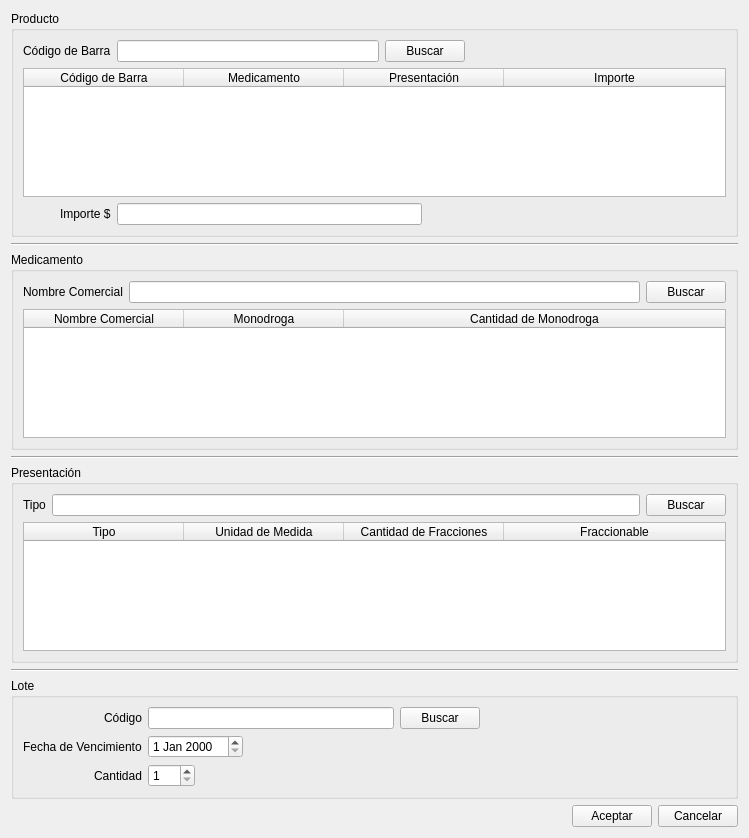
<?xml version="1.0" encoding="UTF-8"?>
<ui version="4.0">
 <class>vtnProducto</class>
 <widget class="QWidget" name="vtnProducto">
  <property name="geometry">
   <rect>
    <x>0</x>
    <y>0</y>
    <width>749</width>
    <height>838</height>
   </rect>
  </property>
  <property name="windowTitle">
   <string>Alta Producto</string>
  </property>
  <layout class="QVBoxLayout" name="verticalLayout">
   <item>
    <widget class="QGroupBox" name="gpProducto">
     <property name="title">
      <string>Producto</string>
     </property>
     <property name="flat">
      <bool>false</bool>
     </property>
     <property name="checkable">
      <bool>false</bool>
     </property>
     <layout class="QFormLayout" name="formLayout_4">
      <property name="fieldGrowthPolicy">
       <enum>QFormLayout::AllNonFixedFieldsGrow</enum>
      </property>
      <property name="labelAlignment">
       <set>Qt::AlignRight|Qt::AlignTrailing|Qt::AlignVCenter</set>
      </property>
      <item row="0" column="0">
       <widget class="QLabel" name="label_3">
        <property name="text">
         <string>Código de Barra</string>
        </property>
       </widget>
      </item>
      <item row="0" column="1">
       <layout class="QHBoxLayout" name="horizontalLayout_3">
        <item>
         <widget class="QLineEdit" name="lineCodigo_Barra">
          <property name="statusTip">
           <string>Ingrese código de barra del producto (exactamente 9 números)</string>
          </property>
          <property name="accessibleDescription">
           <string>codigo</string>
          </property>
         </widget>
        </item>
        <item>
         <widget class="QPushButton" name="btnBuscarProd">
          <property name="text">
           <string>Buscar</string>
          </property>
         </widget>
        </item>
        <item>
         <spacer name="horizontalSpacer_4">
          <property name="orientation">
           <enum>Qt::Horizontal</enum>
          </property>
          <property name="sizeHint" stdset="0">
           <size>
            <width>40</width>
            <height>20</height>
           </size>
          </property>
         </spacer>
        </item>
       </layout>
      </item>
      <item row="1" column="0" colspan="2">
       <widget class="QTableWidget" name="tablaProducto">
        <property name="editTriggers">
         <set>QAbstractItemView::NoEditTriggers</set>
        </property>
        <property name="selectionMode">
         <enum>QAbstractItemView::SingleSelection</enum>
        </property>
        <property name="selectionBehavior">
         <enum>QAbstractItemView::SelectRows</enum>
        </property>
        <attribute name="horizontalHeaderDefaultSectionSize">
         <number>160</number>
        </attribute>
        <attribute name="horizontalHeaderStretchLastSection">
         <bool>true</bool>
        </attribute>
        <column>
         <property name="text">
          <string>Código de Barra</string>
         </property>
        </column>
        <column>
         <property name="text">
          <string>Medicamento</string>
         </property>
        </column>
        <column>
         <property name="text">
          <string>Presentación</string>
         </property>
        </column>
        <column>
         <property name="text">
          <string>Importe</string>
         </property>
        </column>
       </widget>
      </item>
      <item row="2" column="0">
       <widget class="QLabel" name="label_4">
        <property name="text">
         <string>Importe $</string>
        </property>
       </widget>
      </item>
      <item row="2" column="1">
       <layout class="QHBoxLayout" name="horizontalLayout_6">
        <item>
         <widget class="QLineEdit" name="lineImporte">
          <property name="statusTip">
           <string>Ingrese importe del producto (solo números separando los centavos por un punto (.) ejemplo 125.75)</string>
          </property>
          <property name="accessibleDescription">
           <string>importe</string>
          </property>
          <property name="inputMask">
           <string/>
          </property>
         </widget>
        </item>
        <item>
         <spacer name="horizontalSpacer_3">
          <property name="orientation">
           <enum>Qt::Horizontal</enum>
          </property>
          <property name="sizeHint" stdset="0">
           <size>
            <width>40</width>
            <height>20</height>
           </size>
          </property>
         </spacer>
        </item>
       </layout>
      </item>
     </layout>
    </widget>
   </item>
   <item>
    <widget class="Line" name="linea1">
     <property name="orientation">
      <enum>Qt::Horizontal</enum>
     </property>
    </widget>
   </item>
   <item>
    <widget class="QGroupBox" name="gbMedicamento">
     <property name="title">
      <string>Medicamento</string>
     </property>
     <layout class="QFormLayout" name="formLayout_2">
      <property name="fieldGrowthPolicy">
       <enum>QFormLayout::AllNonFixedFieldsGrow</enum>
      </property>
      <property name="labelAlignment">
       <set>Qt::AlignRight|Qt::AlignTrailing|Qt::AlignVCenter</set>
      </property>
      <item row="0" column="0">
       <widget class="QLabel" name="label_5">
        <property name="text">
         <string>Nombre Comercial</string>
        </property>
       </widget>
      </item>
      <item row="0" column="1">
       <layout class="QHBoxLayout" name="horizontalLayout">
        <item>
         <widget class="QLineEdit" name="lineNomb_Med">
          <property name="statusTip">
           <string>Ingrese nombre del Medicamento (solo números y letras)</string>
          </property>
          <property name="accessibleDescription">
           <string>textoNumeros</string>
          </property>
          <property name="inputMask">
           <string/>
          </property>
         </widget>
        </item>
        <item>
         <widget class="QPushButton" name="btnBuscarMed">
          <property name="focusPolicy">
           <enum>Qt::TabFocus</enum>
          </property>
          <property name="text">
           <string>Buscar</string>
          </property>
         </widget>
        </item>
       </layout>
      </item>
      <item row="2" column="0" colspan="2">
       <widget class="QTableWidget" name="tablaMedicamento">
        <property name="editTriggers">
         <set>QAbstractItemView::NoEditTriggers</set>
        </property>
        <property name="selectionMode">
         <enum>QAbstractItemView::SingleSelection</enum>
        </property>
        <property name="selectionBehavior">
         <enum>QAbstractItemView::SelectRows</enum>
        </property>
        <attribute name="horizontalHeaderDefaultSectionSize">
         <number>160</number>
        </attribute>
        <attribute name="horizontalHeaderStretchLastSection">
         <bool>true</bool>
        </attribute>
        <column>
         <property name="text">
          <string>Nombre Comercial</string>
         </property>
        </column>
        <column>
         <property name="text">
          <string>Monodroga</string>
         </property>
        </column>
        <column>
         <property name="text">
          <string>Cantidad de Monodroga</string>
         </property>
        </column>
       </widget>
      </item>
     </layout>
    </widget>
   </item>
   <item>
    <widget class="Line" name="linea2">
     <property name="orientation">
      <enum>Qt::Horizontal</enum>
     </property>
    </widget>
   </item>
   <item>
    <widget class="QGroupBox" name="gbPresentacion">
     <property name="title">
      <string>Presentación</string>
     </property>
     <layout class="QFormLayout" name="formLayout_3">
      <property name="fieldGrowthPolicy">
       <enum>QFormLayout::AllNonFixedFieldsGrow</enum>
      </property>
      <property name="labelAlignment">
       <set>Qt::AlignRight|Qt::AlignTrailing|Qt::AlignVCenter</set>
      </property>
      <item row="1" column="0">
       <widget class="QLabel" name="label_6">
        <property name="text">
         <string>Tipo</string>
        </property>
       </widget>
      </item>
      <item row="1" column="1">
       <layout class="QHBoxLayout" name="horizontalLayout_2">
        <item>
         <widget class="QLineEdit" name="lineTipo_Pres">
          <property name="statusTip">
           <string>Ingrese tipo de presentación(solo letras)</string>
          </property>
          <property name="accessibleDescription">
           <string>texto</string>
          </property>
         </widget>
        </item>
        <item>
         <widget class="QPushButton" name="btnBuscarPres">
          <property name="focusPolicy">
           <enum>Qt::TabFocus</enum>
          </property>
          <property name="text">
           <string>Buscar</string>
          </property>
         </widget>
        </item>
       </layout>
      </item>
      <item row="2" column="0" colspan="2">
       <widget class="QTableWidget" name="tablaPresentacion">
        <property name="editTriggers">
         <set>QAbstractItemView::NoEditTriggers</set>
        </property>
        <property name="selectionMode">
         <enum>QAbstractItemView::SingleSelection</enum>
        </property>
        <property name="selectionBehavior">
         <enum>QAbstractItemView::SelectRows</enum>
        </property>
        <attribute name="horizontalHeaderDefaultSectionSize">
         <number>160</number>
        </attribute>
        <attribute name="horizontalHeaderStretchLastSection">
         <bool>true</bool>
        </attribute>
        <column>
         <property name="text">
          <string>Tipo</string>
         </property>
        </column>
        <column>
         <property name="text">
          <string>Unidad de Medida</string>
         </property>
        </column>
        <column>
         <property name="text">
          <string>Cantidad de Fracciones</string>
         </property>
        </column>
        <column>
         <property name="text">
          <string>Fraccionable</string>
         </property>
        </column>
       </widget>
      </item>
     </layout>
    </widget>
   </item>
   <item>
    <widget class="Line" name="linea3">
     <property name="orientation">
      <enum>Qt::Horizontal</enum>
     </property>
    </widget>
   </item>
   <item>
    <widget class="QGroupBox" name="gbLote">
     <property name="title">
      <string>Lote</string>
     </property>
     <layout class="QFormLayout" name="formLayout">
      <property name="fieldGrowthPolicy">
       <enum>QFormLayout::AllNonFixedFieldsGrow</enum>
      </property>
      <property name="labelAlignment">
       <set>Qt::AlignRight|Qt::AlignTrailing|Qt::AlignVCenter</set>
      </property>
      <item row="2" column="1">
       <layout class="QHBoxLayout" name="horizontalLayout_4">
        <item>
         <widget class="QDateEdit" name="dateFechVenc"/>
        </item>
        <item>
         <spacer name="horizontalSpacer">
          <property name="orientation">
           <enum>Qt::Horizontal</enum>
          </property>
          <property name="sizeHint" stdset="0">
           <size>
            <width>40</width>
            <height>20</height>
           </size>
          </property>
         </spacer>
        </item>
       </layout>
      </item>
      <item row="2" column="0">
       <widget class="QLabel" name="label_2">
        <property name="text">
         <string>Fecha de Vencimiento</string>
        </property>
       </widget>
      </item>
      <item row="3" column="1">
       <layout class="QHBoxLayout" name="horizontalLayout_5">
        <item>
         <widget class="QSpinBox" name="spinCantidad">
          <property name="statusTip">
           <string>Ingrese la cantidad del Producto para dicho lote</string>
          </property>
          <property name="minimum">
           <number>1</number>
          </property>
          <property name="maximum">
           <number>500</number>
          </property>
          <property name="singleStep">
           <number>10</number>
          </property>
         </widget>
        </item>
        <item>
         <spacer name="horizontalSpacer_2">
          <property name="orientation">
           <enum>Qt::Horizontal</enum>
          </property>
          <property name="sizeHint" stdset="0">
           <size>
            <width>40</width>
            <height>20</height>
           </size>
          </property>
         </spacer>
        </item>
       </layout>
      </item>
      <item row="3" column="0">
       <widget class="QLabel" name="label_7">
        <property name="text">
         <string>Cantidad</string>
        </property>
       </widget>
      </item>
      <item row="0" column="1">
       <layout class="QHBoxLayout" name="horizontalLayout_12">
        <item>
         <widget class="QLineEdit" name="lineCod_Lote">
          <property name="statusTip">
           <string>Ingrese código del lote (solo letras y números sin espacios)</string>
          </property>
          <property name="accessibleDescription">
           <string>codLote</string>
          </property>
         </widget>
        </item>
        <item>
         <widget class="QPushButton" name="btnBuscarLote">
          <property name="focusPolicy">
           <enum>Qt::TabFocus</enum>
          </property>
          <property name="text">
           <string>Buscar</string>
          </property>
         </widget>
        </item>
        <item>
         <spacer name="horizontalSpacer_8">
          <property name="orientation">
           <enum>Qt::Horizontal</enum>
          </property>
          <property name="sizeHint" stdset="0">
           <size>
            <width>40</width>
            <height>20</height>
           </size>
          </property>
         </spacer>
        </item>
       </layout>
      </item>
      <item row="0" column="0">
       <widget class="QLabel" name="label">
        <property name="text">
         <string>Código</string>
        </property>
       </widget>
      </item>
     </layout>
    </widget>
   </item>
   <item>
    <layout class="QHBoxLayout" name="horizontalLayout_11">
     <item>
      <spacer name="horizontalSpacer_5">
       <property name="orientation">
        <enum>Qt::Horizontal</enum>
       </property>
       <property name="sizeHint" stdset="0">
        <size>
         <width>40</width>
         <height>20</height>
        </size>
       </property>
      </spacer>
     </item>
     <item>
      <widget class="QPushButton" name="btnAceptar">
       <property name="text">
        <string>Aceptar</string>
       </property>
      </widget>
     </item>
     <item>
      <widget class="QPushButton" name="btnCancelar">
       <property name="text">
        <string>Cancelar</string>
       </property>
      </widget>
     </item>
    </layout>
   </item>
  </layout>
 </widget>
 <tabstops>
  <tabstop>lineCodigo_Barra</tabstop>
  <tabstop>btnBuscarProd</tabstop>
  <tabstop>tablaProducto</tabstop>
  <tabstop>lineImporte</tabstop>
  <tabstop>lineNomb_Med</tabstop>
  <tabstop>btnBuscarMed</tabstop>
  <tabstop>tablaMedicamento</tabstop>
  <tabstop>lineTipo_Pres</tabstop>
  <tabstop>btnBuscarPres</tabstop>
  <tabstop>tablaPresentacion</tabstop>
  <tabstop>lineCod_Lote</tabstop>
  <tabstop>btnBuscarLote</tabstop>
  <tabstop>dateFechVenc</tabstop>
  <tabstop>spinCantidad</tabstop>
  <tabstop>btnAceptar</tabstop>
  <tabstop>btnCancelar</tabstop>
 </tabstops>
 <resources/>
 <connections/>
</ui>
